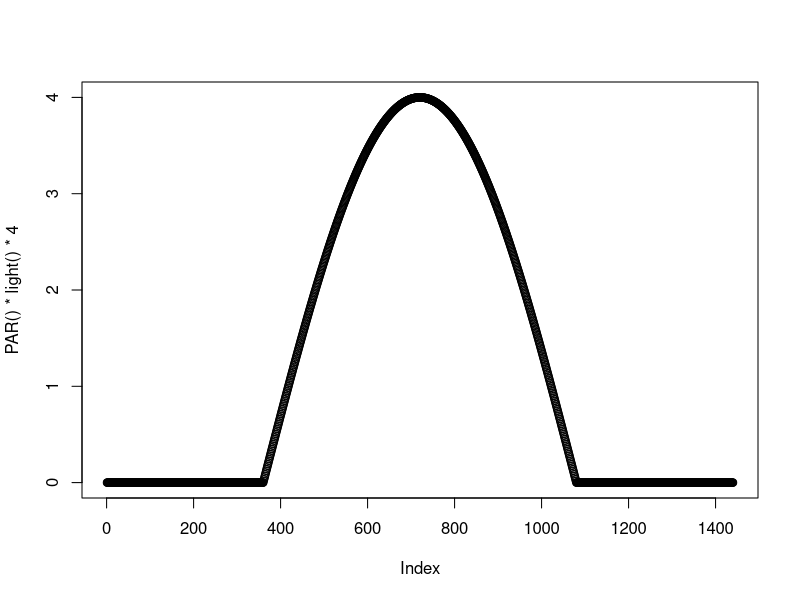
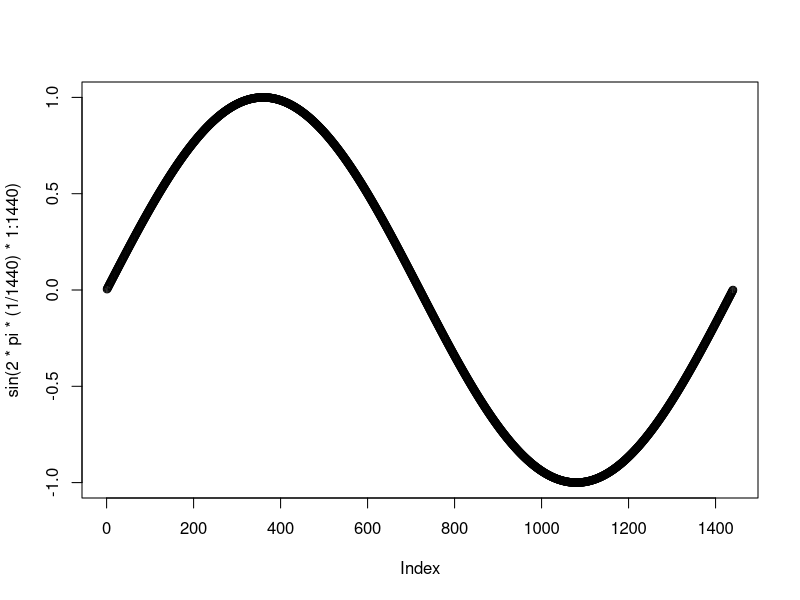
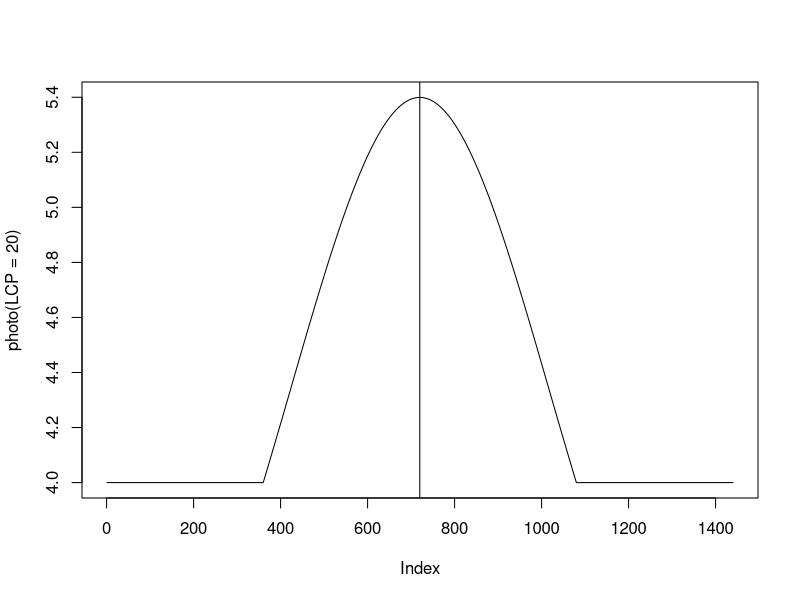

These charts were generated, in order, by the following R code:
#### Pitcher plant O2 simulation - stack algorithm
### Nathan Justice
## Last edited: 30June2015

# 6:00 sunrise = 360
# 12:00 noon = 720
# 18:00 sunset = 1080

## Functions ##

light <- function(days){
  out <- sin(2*pi*(1:720)/1440)
  out[out < 0] <- 0
  out <- c(rep(0,720/2), out, rep(0,720/2))
  rep(out, days)
}

PAR <- function(days, rise=6, set=18){
  out <- rep(0, 1440)
  out[(rise*60):(set*60)] <- 1
  rep(out, days)
}

plot(PAR()*light()*4)
plot(sin(2*pi*(1/1440)*1:1440))

photo <- function(maxA=4,qeA=0.3,LCP=20,days=3){
    out <- maxA * (exp(qeA * (light() * PAR())))
#    out[light() * PAR() < LCP] <- 0
    return(out)
}

plot(photo(LCP=20),type='l')
abline(v=720)

pitcherPlantSim <- function(days=3, feedingTime=720, foodWeight=5, beta=0.001, k=1, Bscaler=10,
                            aMax=10, aMin=1, s=10, d=1, c=100) {

minute <- vector(mode="numeric") # t/time variable
x <- vector(mode="numeric") # amount of o2
a <- vector(mode="numeric") # augmentation function
P <- vector(mode="numeric") # photosynthesis
B <- vector(mode="numeric") # biological o2 demand
n <- vector(mode="numeric") # amount of nutrients
w <- vector(mode="numeric") # amount of food

if (length(foodWeight) < days){
    foodWeight <- rep(foodWeight,days)[1:days]
}

## Initialization ##

# simulate photosynthesis as fixed values
P <- light(days)*PAR(days=days)

# initial nutrient value
n <- 0

# initial augmentation value
a <- ((aMax-aMin)/(1+exp((-s*n)-d)))+aMin

# initial biological o2 demand
B <- 0/(k+0)

# o2 at minute=0, P=0 b/c unable to index at minute=0
x <- (a*0)-B

# simulate until food is first added
# loop runs until feedingTime-2 b/c food is added AT the minute
for(i in 1:(feedingTime-2)){
  # augmentation function - default value
  a <- c(a, ((aMax-aMin)/(1+exp((-s*n[i])-d)))+aMin)

  # biological oxygen demand - default value (no food = no microbes)
  B <- c(B, 0/(k+0))

  # calculate o2 amount - product of photosynthesis alone (no food)
  x <- c(x, (a[i]*P[i])-B[i])

  # amount of food - no food
  w <- c(w, 0)

  # amount of nutrients - no nutrients
  n <- c(n, 0)

  # adjust minute
  minute <- c(minute, i)
}

# adjust minute
minute <- c(minute, length(minute)+1)

# adjust amount of food
w <- c(w, w[length(w)])

for(z in 1:days){
  # add food
  w <- c(w, w[length(w)]+foodWeight[z])

  # run simulation for a full day
  for(j in 1:1440){
    # adjust minute
    minute <- c(minute, length(minute)+1)

    # adjust biological o2 demand
    B <- c(B, (w[length(minute)]/(k+w[length(minute)]))*Bscaler)

    # adjust amount of nutrients
    n <- c(n, (w[length(minute)]*x[length(minute)-1])/c)

    # adjust augmentation value
    a <- c(a, ((aMax-aMin)/(1+exp((-s*n[length(minute)])-d)))+aMin)

    # adjust o2 amount
    tempO2 <- (a[length(minute)]*P[length(minute)])-B[length(minute)]
    if(is.na(tempO2) == FALSE && tempO2 > 0){
      x <- c(x, tempO2)
    }
    else{
      x <- c(x, 0)
    }

    if(j < 1440){
        ## adjust amount of food
        w <- c(w, w[length(w)]*exp(-beta*(1)))
    }
  }
}

# trim objects to appropriate time
  # omitted values aren't relevant
minute <- minute[1:length(P)]
B <- B[1:length(P)]
n <- n[1:length(P)]
a <- a[1:length(P)]
x <- x[1:length(P)]
w <- w[1:length(P)]

data <- data.frame(minute, x, P[1:length(x)], B, n, a, w)
colnames(data) <- c("Minute", "Oxygen", "Photosynthesis",
                    "Biological Oxygen Demand", "Nutrients",
                    "Augmentation Value", "Food Amount")
return(data)
}
